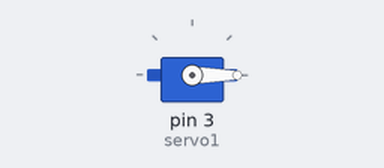
The sketch below on a simulated Arduino Uno, built with avr-gcc and run on an emulated ATmega328P. On the bench: servo.

Above: at 0.05 s.
At 2.05 s:
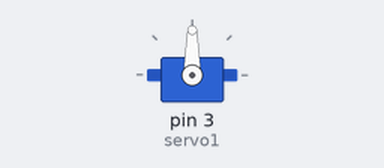
At 4.0 s:
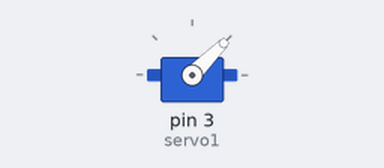
Timing chart, 0 to 5.2 s (numbered marks = the images above):
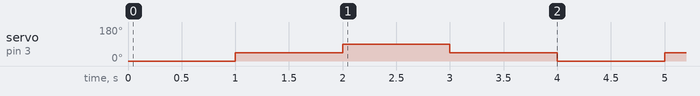

The sketch:

servo.ino
```cpp
#include <Servo.h>

Servo servo1;

void setup() {
  // put your setup code here, to run once:
servo1.attach(3);
}

void loop() {
  // put your main code here, to run repeatedly:
servo1.write(0);
delay(1000);
servo1.write(45);
delay(1000);
servo1.write(90);
delay(1000);
servo1.write(45);
delay(1000);
}
```

Measured:
- by itself, servo on pin 3 (servo1): repeats every 4.0 s: 90° 1.0 s, 45° 1.0 s, 0° 1.0 s, 45° 1.0 s
